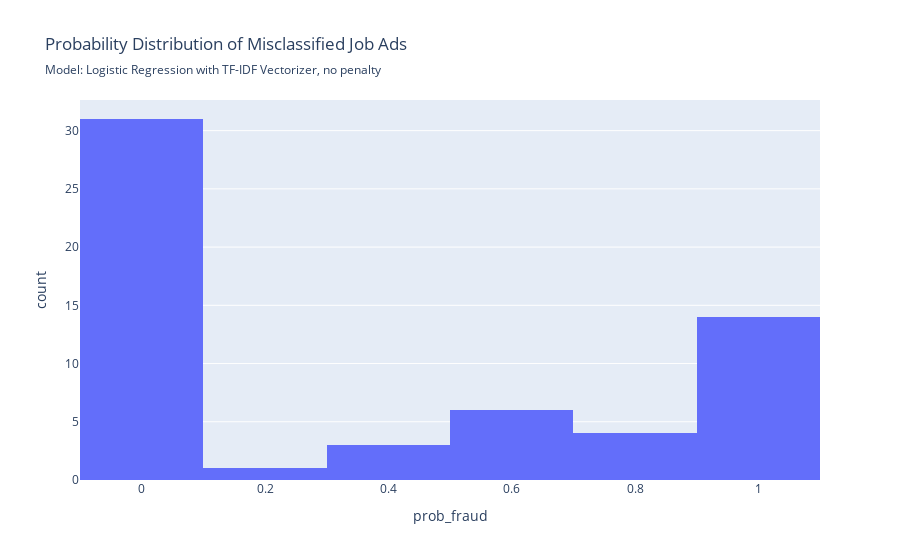

Write notebook code for a chart like this one.
### Code cell
evaluate_model(model_log_tfidf, X_test, y_test, 
               fig_subtitle= 'Model: Logistic Regression with TF-IDF Vectorizer, no penalty', short_name='log_tfidf', save_figs=True)

### Figure 1 — Plotly figure (JSON) as saved in the notebook; plotly's stock layout.template omitted (floating-point values rounded to 4 significant figures)
{"data": [{"bingroup": "x", "hovertemplate": "prob_fraud=%{x}<br>count=%{y}<extra></extra>", "legendgroup": "", "marker": {"color": "#636efa", "pattern": {"shape": ""}}, "name": "", "orientation": "v", "showlegend": false, "type": "histogram", "x": [0.932, 6.308e-07, 0.02154, 0.0003888, 1.782e-08, 0.004716, 0.4791, 0.0007081, 0.001204, 0.002306, 0.9869, 0.0005092, 0.859, 0.002224, 0.01695, 0.9989, 0.2332, 0.9957, 0.9542, 0.0001711, 0.0002076, 0.8213, 0.971, 0.00206, 0.003848, 0.9996, 0.0001521, 0.5811, 0.9691, 0.08897, 0.976, 0.9357, 0.5811, 0.0001291, 0.03089, 0.008457, 0.4201, 4.073e-07, 0.0003774, 9.499e-05, 0.9975, 0.9118, 1.627e-07, 0.001145, 0.4322, 1.0, 0.7681, 0.05594, 7.909e-07, 1.0, 0.5035, 0.0004697, 0.0008945, 0.009125, 0.5051, 0.5737, 0.6322, 0.0001256, 0.8293], "xaxis": "x", "yaxis": "y"}], "layout": {"barmode": "relative", "legend": {"tracegroupgap": 0}, "title": {"subtitle": {"text": "Model: Logistic Regression with TF-IDF Vectorizer, no penalty"}, "text": "Probability Distribution of Misclassified Job Ads"}, "xaxis": {"anchor": "y", "domain": [0, 1], "title": {"text": "prob_fraud"}}, "yaxis": {"anchor": "x", "domain": [0, 1], "title": {"text": "count"}}}}
